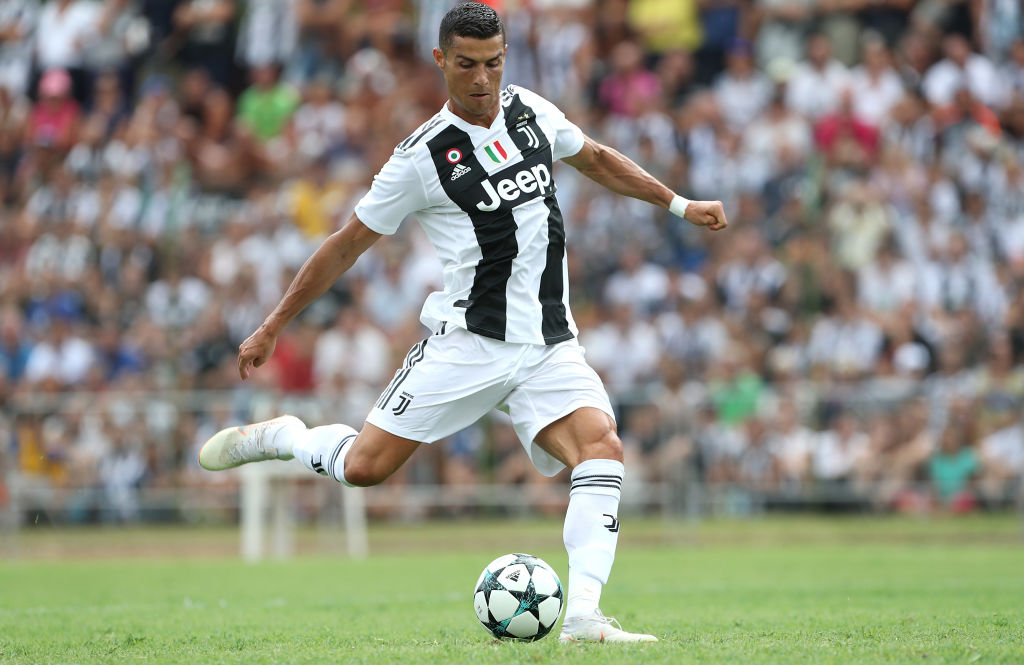
#> input picture src/images/ronaldo.jpg, 1024 x 665 px
$ python mask.py
#> lines starting #> are read from the running program, lines starting #| are printed output that depends on the picture
### src/utils/media.py
import os


def get_image_path(path):
    script_dir = os.path.dirname(__file__)  # <-- absolute dir the script is in
    rel_path = "../images/" + path
    abs_file_path = os.path.join(script_dir, rel_path)
    return abs_file_path

### src/histograms/mask.py
import cv2
import numpy as np
from matplotlib import pyplot as plt
from ..utils.media import get_image_path

path = get_image_path('ronaldo.jpg')
img = cv2.imread(path)
#> img is the input picture: shape (665, 1024, 3); mean B, G, R 125.9, 141, 140.7
# create a mask
mask = np.zeros(img.shape[:2], np.uint8)
mask[100:300, 100:400] = 255
masked_img = cv2.bitwise_and(img, img, mask=mask)
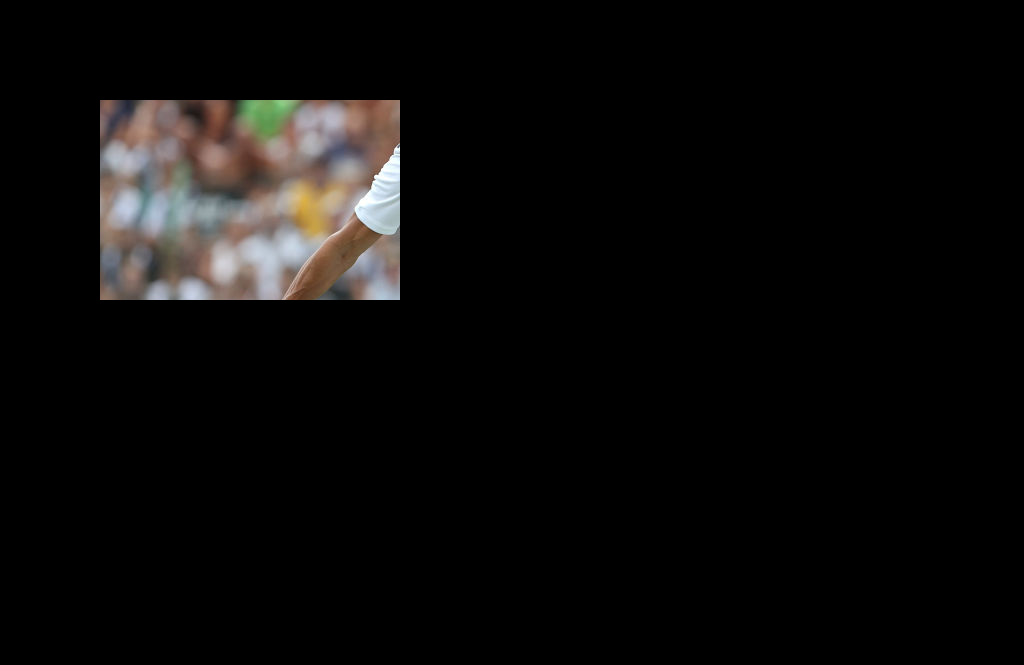
#> masked_img: shape (665, 1024, 3); mean B, G, R 10.4, 11.1, 12.1
# Calculate histogram with mask and without mask
# Check third argument for mask
hist_full = cv2.calcHist([img], [0], None, [256], [0, 256])
#> hist_full = 256 values, max 12574 at index 255, min 4 at index 1, mean 2660
hist_mask = cv2.calcHist([img], [0], mask, [256], [0, 256])
#> hist_mask = 256 values, max 669 at index 90, min 0 at index 0, mean 234.4
plt.subplot(221), plt.imshow(img, 'gray')
plt.subplot(222), plt.imshow(mask, 'gray')
plt.subplot(223), plt.imshow(masked_img, 'gray')
plt.subplot(224), plt.plot(hist_full), plt.plot(hist_mask)
plt.xlim([0, 256])
plt.show()
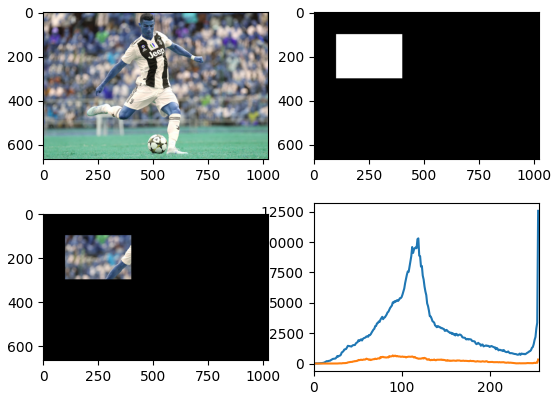
#> figure drawn by matplotlib, 4 panels; B, G, R data is drawn as R, G, B; panel 4: curve peaks at x = 255, y = 12574; panel 4: curve peaks at x = 90, y = 669
